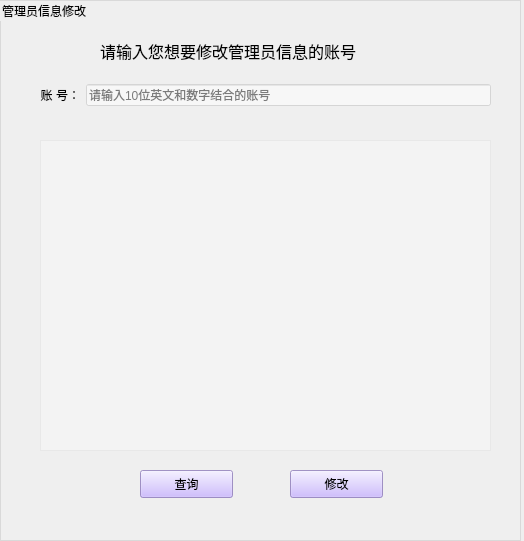
<?xml version="1.0" encoding="UTF-8"?>
<ui version="4.0">
 <class>Form</class>
 <widget class="QWidget" name="Form">
  <property name="geometry">
   <rect>
    <x>0</x>
    <y>0</y>
    <width>524</width>
    <height>541</height>
   </rect>
  </property>
  <property name="minimumSize">
   <size>
    <width>524</width>
    <height>541</height>
   </size>
  </property>
  <property name="maximumSize">
   <size>
    <width>524</width>
    <height>541</height>
   </size>
  </property>
  <property name="windowTitle">
   <string>Form</string>
  </property>
  <property name="styleSheet">
   <string notr="true"/>
  </property>
  <widget class="QGroupBox" name="groupBox">
   <property name="geometry">
    <rect>
     <x>0</x>
     <y>0</y>
     <width>521</width>
     <height>541</height>
    </rect>
   </property>
   <property name="styleSheet">
    <string notr="true">QGroupBox {
border:1px solid rgb(217, 217, 217);
}</string>
   </property>
   <property name="title">
    <string>管理员信息修改</string>
   </property>
   <widget class="QLabel" name="label">
    <property name="geometry">
     <rect>
      <x>100</x>
      <y>30</y>
      <width>321</width>
      <height>41</height>
     </rect>
    </property>
    <property name="font">
     <font>
      <family>华文行楷</family>
      <pointsize>12</pointsize>
     </font>
    </property>
    <property name="text">
     <string>请输入您想要修改管理员信息的账号</string>
    </property>
   </widget>
   <widget class="QPushButton" name="btn_check">
    <property name="geometry">
     <rect>
      <x>140</x>
      <y>470</y>
      <width>93</width>
      <height>28</height>
     </rect>
    </property>
    <property name="styleSheet">
     <string notr="true">background-color: rgb(194, 170, 255,200);
</string>
    </property>
    <property name="text">
     <string>查询</string>
    </property>
   </widget>
   <widget class="QPushButton" name="btn_modify">
    <property name="geometry">
     <rect>
      <x>290</x>
      <y>470</y>
      <width>93</width>
      <height>28</height>
     </rect>
    </property>
    <property name="styleSheet">
     <string notr="true">background-color: rgb(194, 170, 255,200);
</string>
    </property>
    <property name="text">
     <string>修改</string>
    </property>
   </widget>
   <widget class="QWidget" name="layoutWidget">
    <property name="geometry">
     <rect>
      <x>40</x>
      <y>70</y>
      <width>451</width>
      <height>51</height>
     </rect>
    </property>
    <layout class="QGridLayout" name="gridLayout">
     <item row="0" column="1">
      <widget class="QLineEdit" name="lineEdit_id">
       <property name="styleSheet">
        <string notr="true">background-color: rgb(255, 255, 255,120);</string>
       </property>
       <property name="placeholderText">
        <string>请输入10位英文和数字结合的账号</string>
       </property>
      </widget>
     </item>
     <item row="0" column="0">
      <widget class="QLabel" name="label_2">
       <property name="text">
        <string>&lt;html&gt;&lt;head/&gt;&lt;body&gt;&lt;p align=&quot;right&quot;&gt;账 号：&lt;/p&gt;&lt;/body&gt;&lt;/html&gt;</string>
       </property>
      </widget>
     </item>
    </layout>
   </widget>
   <widget class="QTableWidget" name="tableWidget">
    <property name="geometry">
     <rect>
      <x>40</x>
      <y>140</y>
      <width>451</width>
      <height>311</height>
     </rect>
    </property>
    <property name="styleSheet">
     <string notr="true">background-color: rgb(255, 255, 255,60);</string>
    </property>
   </widget>
  </widget>
 </widget>
 <resources/>
 <connections/>
</ui>
